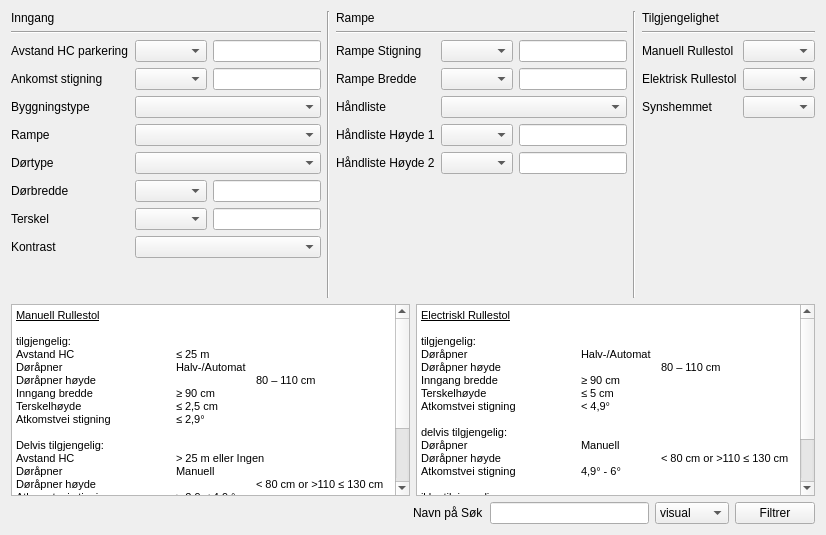
              <widget class="QWidget" name="tab_2">
               <attribute name="title">
                <string>Inngang</string>
               </attribute>
               <layout class="QVBoxLayout" name="verticalLayout_16">
                <item>
                 <layout class="QVBoxLayout" name="verticalLayout_15">
                  <item>
                   <layout class="QHBoxLayout" name="horizontalLayout_25">
                    <item>
                     <layout class="QVBoxLayout" name="verticalLayout">
                      <item>
                       <widget class="QLabel" name="label_22">
                        <property name="text">
                         <string>Inngang</string>
                        </property>
                       </widget>
                      </item>
                      <item>
                       <widget class="Line" name="line_3">
                        <property name="orientation">
                         <enum>Qt::Horizontal</enum>
                        </property>
                       </widget>
                      </item>
                      <item>
                       <layout class="QFormLayout" name="formLayout_2">
                        <item row="0" column="0">
                         <widget class="QLabel" name="label">
                          <property name="text">
                           <string>Avstand HC parkering</string>
                          </property>
                         </widget>
                        </item>
                        <item row="0" column="1">
                         <layout class="QHBoxLayout" name="horizontalLayout_12">
                          <item>
                           <widget class="QComboBox" name="comboBox_avstand_hc"/>
                          </item>
                          <item>
                           <widget class="QLineEdit" name="lineEdit_avstand_hc"/>
                          </item>
                         </layout>
                        </item>
                        <item row="1" column="0">
                         <widget class="QLabel" name="label_3">
                          <property name="text">
                           <string>Ankomst stigning</string>
                          </property>
                         </widget>
                        </item>
                        <item row="1" column="1">
                         <layout class="QHBoxLayout" name="horizontalLayout_11">
                          <item>
                           <widget class="QComboBox" name="comboBox_ank_stigning"/>
                          </item>
                          <item>
                           <widget class="QLineEdit" name="lineEdit_ank_stigning"/>
                          </item>
                         </layout>
                        </item>
                        <item row="2" column="0">
                         <widget class="QLabel" name="label_2">
                          <property name="text">
                           <string>Byggningstype</string>
                          </property>
                         </widget>
                        </item>
                        <item row="2" column="1">
                         <widget class="QComboBox" name="comboBox_byggningstype"/>
                        </item>
                        <item row="3" column="0">
                         <widget class="QLabel" name="label_21">
                          <property name="text">
                           <string>Rampe</string>
                          </property>
                         </widget>
                        </item>
                        <item row="3" column="1">
                         <widget class="QComboBox" name="comboBox_rampe">
                          <item>
                           <property name="text">
                            <string/>
                           </property>
                          </item>
                          <item>
                           <property name="text">
                            <string>Ja</string>
                           </property>
                          </item>
                          <item>
                           <property name="text">
                            <string>Nei</string>
                           </property>
                          </item>
                         </widget>
                        </item>
                        <item row="4" column="0">
                         <widget class="QLabel" name="label_4">
                          <property name="text">
                           <string>Dørtype</string>
                          </property>
                         </widget>
                        </item>
                        <item row="4" column="1">
                         <widget class="QComboBox" name="comboBox_dortype"/>
                        </item>
                        <item row="5" column="0">
                         <widget class="QLabel" name="label_5">
                          <property name="text">
                           <string>Dørbredde</string>
                          </property>
                         </widget>
                        </item>
                        <item row="5" column="1">
                         <layout class="QHBoxLayout" name="horizontalLayout_6">
                          <item>
                           <widget class="QComboBox" name="comboBox_dorbredde"/>
                          </item>
                          <item>
                           <widget class="QLineEdit" name="lineEdit_dorbredde"/>
                          </item>
                         </layout>
                        </item>
                        <item row="6" column="0">
                         <widget class="QLabel" name="label_18">
                          <property name="text">
                           <string>Terskel</string>
                          </property>
                         </widget>
                        </item>
                        <item row="6" column="1">
                         <layout class="QHBoxLayout" name="horizontalLayout_16">
                          <item>
                           <widget class="QComboBox" name="comboBox_terskel"/>
                          </item>
                          <item>
                           <widget class="QLineEdit" name="lineEdit_terskel"/>
                          </item>
                         </layout>
                        </item>
                        <item row="7" column="0">
                         <widget class="QLabel" name="label_17">
                          <property name="text">
                           <string>Kontrast</string>
                          </property>
                         </widget>
                        </item>
                        <item row="7" column="1">
                         <widget class="QComboBox" name="comboBox_kontrast"/>
                        </item>
                       </layout>
                      </item>
                      <item>
                       <spacer name="verticalSpacer_6">
                        <property name="orientation">
                         <enum>Qt::Vertical</enum>
                        </property>
                        <property name="sizeHint" stdset="0">
                         <size>
                          <width>20</width>
                          <height>40</height>
                         </size>
                        </property>
                       </spacer>
                      </item>
                     </layout>
                    </item>
                    <item>
                     <widget class="Line" name="line">
                      <property name="orientation">
                       <enum>Qt::Vertical</enum>
                      </property>
                     </widget>
                    </item>
                    <item>
                     <layout class="QVBoxLayout" name="verticalLayout_14">
                      <item>
                       <layout class="QVBoxLayout" name="verticalLayout_9">
                        <item>
                         <widget class="QLabel" name="label_rampe_boxs">
                          <property name="text">
                           <string>Rampe</string>
                          </property>
                         </widget>
                        </item>
                        <item>
                         <widget class="Line" name="line_4">
                          <property name="orientation">
                           <enum>Qt::Horizontal</enum>
                          </property>
                         </widget>
                        </item>
                        <item>
                         <layout class="QFormLayout" name="formLayout">
                          <property name="fieldGrowthPolicy">
                           <enum>QFormLayout::AllNonFixedFieldsGrow</enum>
                          </property>
                          <item row="0" column="0">
                           <widget class="QLabel" name="label_rmp_stigning">
                            <property name="text">
                             <string>Rampe Stigning</string>
                            </property>
                           </widget>
                          </item>
                          <item row="0" column="1">
                           <layout class="QHBoxLayout" name="horizontalLayout_5">
                            <item>
                             <widget class="QComboBox" name="comboBox_rmp_stigning"/>
                            </item>
                            <item>
                             <widget class="QLineEdit" name="lineEdit_rmp_stigning"/>
                            </item>
                           </layout>
                          </item>
                          <item row="1" column="0">
                           <widget class="QLabel" name="label_rmp_bredde">
                            <property name="text">
                             <string>Rampe Bredde</string>
                            </property>
                           </widget>
                          </item>
                          <item row="1" column="1">
                           <layout class="QHBoxLayout" name="horizontalLayout_4">
                            <item>
                             <widget class="QComboBox" name="comboBox_rmp_bredde"/>
                            </item>
                            <item>
                             <widget class="QLineEdit" name="lineEdit_rmp_bredde"/>
                            </item>
                           </layout>
                          </item>
                          <item row="2" column="0">
                           <widget class="QLabel" name="label_handliste">
                            <property name="text">
                             <string>Håndliste</string>
                            </property>
                           </widget>
                          </item>
                          <item row="2" column="1">
                           <layout class="QHBoxLayout" name="horizontalLayout_3">
                            <item>
                             <widget class="QComboBox" name="comboBox_handliste"/>
                            </item>
                           </layout>
                          </item>
                          <item row="3" column="0">
                           <widget class="QLabel" name="label_hand1">
                            <property name="text">
                             <string>Håndliste Høyde 1</string>
                            </property>
                           </widget>
                          </item>
                          <item row="3" column="1">
                           <layout class="QHBoxLayout" name="horizontalLayout_2">
                            <item>
                             <widget class="QComboBox" name="comboBox_hand1"/>
                            </item>
                            <item>
                             <widget class="QLineEdit" name="lineEdit_hand1"/>
                            </item>
                           </layout>
                          </item>
                          <item row="4" column="0">
                           <widget class="QLabel" name="label_hand2">
                            <property name="text">
                             <string>Håndliste Høyde 2</string>
                            </property>
                           </widget>
                          </item>
                          <item row="4" column="1">
                           <layout class="QHBoxLayout" name="horizontalLayout">
                            <item>
                             <widget class="QComboBox" name="comboBox_hand2"/>
                            </item>
                            <item>
                             <widget class="QLineEdit" name="lineEdit_hand2"/>
                            </item>
                           </layout>
                          </item>
                         </layout>
                        </item>
                       </layout>
                      </item>
                      <item>
                       <spacer name="verticalSpacer">
                        <property name="orientation">
                         <enum>Qt::Vertical</enum>
                        </property>
                        <property name="sizeHint" stdset="0">
                         <size>
                          <width>20</width>
                          <height>40</height>
                         </size>
                        </property>
                       </spacer>
                      </item>
                     </layout>
                    </item>
                    <item>
                     <widget class="Line" name="line_2">
                      <property name="orientation">
                       <enum>Qt::Vertical</enum>
                      </property>
                     </widget>
                    </item>
                    <item>
                     <layout class="QVBoxLayout" name="verticalLayout_11">
                      <item>
                       <layout class="QVBoxLayout" name="verticalLayout_10">
                        <item>
                         <widget class="QLabel" name="label_24">
                          <property name="text">
                           <string>Tilgjengelighet</string>
                          </property>
                         </widget>
                        </item>
                        <item>
                         <widget class="Line" name="line_8">
                          <property name="orientation">
                           <enum>Qt::Horizontal</enum>
                          </property>
                         </widget>
                        </item>
                        <item>
                         <layout class="QFormLayout" name="formLayout_3">
                          <property name="fieldGrowthPolicy">
                           <enum>QFormLayout::AllNonFixedFieldsGrow</enum>
                          </property>
                          <item row="0" column="0">
                           <widget class="QLabel" name="label_12">
                            <property name="text">
                             <string>Manuell Rullestol</string>
                            </property>
                           </widget>
                          </item>
                          <item row="0" column="1">
                           <widget class="QComboBox" name="comboBox_manuell_rullestol"/>
                          </item>
                          <item row="1" column="0">
                           <widget class="QLabel" name="label_11">
                            <property name="text">
                             <string>Elektrisk Rullestol</string>
                            </property>
                           </widget>
                          </item>
                          <item row="1" column="1">
                           <widget class="QComboBox" name="comboBox_el_rullestol"/>
                          </item>
                          <item row="2" column="0">
                           <widget class="QLabel" name="label_13">
                            <property name="text">
                             <string>Synshemmet</string>
                            </property>
                           </widget>
                          </item>
                          <item row="2" column="1">
                           <widget class="QComboBox" name="comboBox_syn"/>
                          </item>
                         </layout>
                        </item>
                       </layout>
                      </item>
                      <item>
                       <spacer name="verticalSpacer_2">
                        <property name="orientation">
                         <enum>Qt::Vertical</enum>
                        </property>
                        <property name="sizeHint" stdset="0">
                         <size>
                          <width>20</width>
                          <height>40</height>
                         </size>
                        </property>
                       </spacer>
                      </item>
                     </layout>
                    </item>
                   </layout>
                  </item>
                  <item>
                   <layout class="QHBoxLayout" name="horizontalLayout_17">
                    <item>
                     <widget class="QTextBrowser" name="textBrowser">
                      <property name="html">
                       <string>&lt;!DOCTYPE HTML PUBLIC &quot;-//W3C//DTD HTML 4.0//EN&quot; &quot;http://www.w3.org/TR/REC-html40/strict.dtd&quot;&gt;
&lt;html&gt;&lt;head&gt;&lt;meta name=&quot;qrichtext&quot; content=&quot;1&quot; /&gt;&lt;style type=&quot;text/css&quot;&gt;
p, li { white-space: pre-wrap; }
&lt;/style&gt;&lt;/head&gt;&lt;body style=&quot; font-family:'MS Shell Dlg 2'; font-size:8.25pt; font-weight:400; font-style:normal;&quot;&gt;
&lt;p style=&quot; margin-top:0px; margin-bottom:0px; margin-left:0px; margin-right:0px; -qt-block-indent:0; text-indent:0px;&quot;&gt;&lt;span style=&quot; font-size:8pt; text-decoration: underline; color:#000000;&quot;&gt;Manuell Rullestol&lt;/span&gt;&lt;/p&gt;
&lt;p style=&quot;-qt-paragraph-type:empty; margin-top:0px; margin-bottom:0px; margin-left:0px; margin-right:0px; -qt-block-indent:0; text-indent:0px; font-size:8pt; color:#000000;&quot;&gt;&lt;br /&gt;&lt;/p&gt;
&lt;p style=&quot; margin-top:0px; margin-bottom:0px; margin-left:0px; margin-right:0px; -qt-block-indent:0; text-indent:0px;&quot;&gt;&lt;span style=&quot; font-size:8pt; color:#000000;&quot;&gt;tilgjengelig:&lt;/span&gt;&lt;/p&gt;
&lt;p style=&quot; margin-top:0px; margin-bottom:0px; margin-left:0px; margin-right:0px; -qt-block-indent:0; text-indent:0px;&quot;&gt;&lt;span style=&quot; font-size:8pt; color:#000000;&quot;&gt;Avstand HC		≤ 25 m&lt;/span&gt;&lt;/p&gt;
&lt;p style=&quot; margin-top:0px; margin-bottom:0px; margin-left:0px; margin-right:0px; -qt-block-indent:0; text-indent:0px;&quot;&gt;&lt;span style=&quot; font-size:8pt; color:#000000;&quot;&gt;Døråpner		Halv-/Automat	&lt;/span&gt;&lt;/p&gt;
&lt;p style=&quot; margin-top:0px; margin-bottom:0px; margin-left:0px; margin-right:0px; -qt-block-indent:0; text-indent:0px;&quot;&gt;&lt;span style=&quot; font-size:8pt; color:#000000;&quot;&gt;Døråpner høyde		80 – 110 cm&lt;/span&gt;&lt;/p&gt;
&lt;p style=&quot; margin-top:0px; margin-bottom:0px; margin-left:0px; margin-right:0px; -qt-block-indent:0; text-indent:0px;&quot;&gt;&lt;span style=&quot; font-size:8pt; color:#000000;&quot;&gt;Inngang bredde		≥ 90 cm&lt;/span&gt;&lt;/p&gt;
&lt;p style=&quot; margin-top:0px; margin-bottom:0px; margin-left:0px; margin-right:0px; -qt-block-indent:0; text-indent:0px;&quot;&gt;&lt;span style=&quot; font-size:8pt; color:#000000;&quot;&gt;Terskelhøyde		≤ 2,5 cm&lt;/span&gt;&lt;/p&gt;
&lt;p style=&quot; margin-top:0px; margin-bottom:0px; margin-left:0px; margin-right:0px; -qt-block-indent:0; text-indent:0px;&quot;&gt;&lt;span style=&quot; font-size:8pt; color:#000000;&quot;&gt;Atkomstvei stigning	≤ 2,9°&lt;/span&gt;&lt;/p&gt;
&lt;p style=&quot;-qt-paragraph-type:empty; margin-top:0px; margin-bottom:0px; margin-left:0px; margin-right:0px; -qt-block-indent:0; text-indent:0px; font-size:8pt; color:#000000;&quot;&gt;&lt;br /&gt;&lt;/p&gt;
&lt;p style=&quot; margin-top:0px; margin-bottom:0px; margin-left:0px; margin-right:0px; -qt-block-indent:0; text-indent:0px;&quot;&gt;&lt;span style=&quot; font-size:8pt; color:#000000;&quot;&gt;Delvis tilgjengelig:&lt;/span&gt;&lt;/p&gt;
&lt;p style=&quot; margin-top:0px; margin-bottom:0px; margin-left:0px; margin-right:0px; -qt-block-indent:0; text-indent:0px;&quot;&gt;&lt;span style=&quot; font-size:8pt; color:#000000;&quot;&gt;Avstand HC		&amp;gt; 25 m eller Ingen&lt;/span&gt;&lt;/p&gt;
&lt;p style=&quot; margin-top:0px; margin-bottom:0px; margin-left:0px; margin-right:0px; -qt-block-indent:0; text-indent:0px;&quot;&gt;&lt;span style=&quot; font-size:8pt; color:#000000;&quot;&gt;Døråpner		Manuell&lt;/span&gt;&lt;/p&gt;
&lt;p style=&quot; margin-top:0px; margin-bottom:0px; margin-left:0px; margin-right:0px; -qt-block-indent:0; text-indent:0px;&quot;&gt;&lt;span style=&quot; font-size:8pt; color:#000000;&quot;&gt;Døråpner høyde		&amp;lt; 80 cm or &amp;gt;110 ≤ 130 cm&lt;/span&gt;&lt;/p&gt;
&lt;p style=&quot; margin-top:0px; margin-bottom:0px; margin-left:0px; margin-right:0px; -qt-block-indent:0; text-indent:0px;&quot;&gt;&lt;span style=&quot; font-size:8pt; color:#000000;&quot;&gt;Atkomstvei stigning	&amp;gt; 2,9 ≤ 4,9 °&lt;/span&gt;&lt;/p&gt;
&lt;p style=&quot;-qt-paragraph-type:empty; margin-top:0px; margin-bottom:0px; margin-left:0px; margin-right:0px; -qt-block-indent:0; text-indent:0px; font-size:8pt; color:#000000;&quot;&gt;&lt;br /&gt;&lt;/p&gt;
&lt;p style=&quot; margin-top:0px; margin-bottom:0px; margin-left:0px; margin-right:0px; -qt-block-indent:0; text-indent:0px;&quot;&gt;&lt;span style=&quot; font-size:8pt; color:#000000;&quot;&gt;Ikke tilgjengelig&lt;/span&gt;&lt;/p&gt;
&lt;p style=&quot; margin-top:0px; margin-bottom:0px; margin-left:0px; margin-right:0px; -qt-block-indent:0; text-indent:0px;&quot;&gt;&lt;span style=&quot; font-size:8pt; color:#000000;&quot;&gt;Døråpner høyde		&amp;gt;130 cm&lt;/span&gt;&lt;/p&gt;
&lt;p style=&quot; margin-top:0px; margin-bottom:0px; margin-left:0px; margin-right:0px; -qt-block-indent:0; text-indent:0px;&quot;&gt;&lt;span style=&quot; font-size:8pt; color:#000000;&quot;&gt;Inngang bredde		&amp;lt; 90cm&lt;/span&gt;&lt;/p&gt;
&lt;p style=&quot; margin-top:0px; margin-bottom:0px; margin-left:0px; margin-right:0px; -qt-block-indent:0; text-indent:0px;&quot;&gt;&lt;span style=&quot; font-size:8pt; color:#000000;&quot;&gt;Terskelhøyde		&amp;gt; 2,5 cm&lt;/span&gt;&lt;/p&gt;
&lt;p style=&quot; margin-top:0px; margin-bottom:0px; margin-left:0px; margin-right:0px; -qt-block-indent:0; text-indent:0px;&quot;&gt;&lt;span style=&quot; font-size:8pt; color:#000000;&quot;&gt;Atkomstvei stigning	&amp;gt; 4,9°&lt;/span&gt;&lt;/p&gt;&lt;/body&gt;&lt;/html&gt;</string>
                      </property>
                     </widget>
                    </item>
                    <item>
                     <widget class="QTextBrowser" name="textBrowser_2">
                      <property name="html">
                       <string>&lt;!DOCTYPE HTML PUBLIC &quot;-//W3C//DTD HTML 4.0//EN&quot; &quot;http://www.w3.org/TR/REC-html40/strict.dtd&quot;&gt;
&lt;html&gt;&lt;head&gt;&lt;meta name=&quot;qrichtext&quot; content=&quot;1&quot; /&gt;&lt;style type=&quot;text/css&quot;&gt;
p, li { white-space: pre-wrap; }
&lt;/style&gt;&lt;/head&gt;&lt;body style=&quot; font-family:'MS Shell Dlg 2'; font-size:8.25pt; font-weight:400; font-style:normal;&quot;&gt;
&lt;p style=&quot; margin-top:0px; margin-bottom:0px; margin-left:0px; margin-right:0px; -qt-block-indent:0; text-indent:0px;&quot;&gt;&lt;span style=&quot; font-size:8pt; text-decoration: underline;&quot;&gt;Electriskl Rullestol&lt;/span&gt;&lt;/p&gt;
&lt;p style=&quot;-qt-paragraph-type:empty; margin-top:0px; margin-bottom:0px; margin-left:0px; margin-right:0px; -qt-block-indent:0; text-indent:0px; font-size:8pt; text-decoration: underline;&quot;&gt;&lt;br /&gt;&lt;/p&gt;
&lt;p style=&quot; margin-top:0px; margin-bottom:0px; margin-left:0px; margin-right:0px; -qt-block-indent:0; text-indent:0px;&quot;&gt;&lt;span style=&quot; font-size:8pt;&quot;&gt;tilgjengelig:&lt;/span&gt;&lt;/p&gt;
&lt;p style=&quot; margin-top:0px; margin-bottom:0px; margin-left:0px; margin-right:0px; -qt-block-indent:0; text-indent:0px;&quot;&gt;&lt;span style=&quot; font-size:8pt;&quot;&gt;Døråpner		Halv-/Automat&lt;/span&gt;&lt;/p&gt;
&lt;p style=&quot; margin-top:0px; margin-bottom:0px; margin-left:0px; margin-right:0px; -qt-block-indent:0; text-indent:0px;&quot;&gt;&lt;span style=&quot; font-size:8pt;&quot;&gt;Døråpner høyde		80 – 110 cm&lt;/span&gt;&lt;/p&gt;
&lt;p style=&quot; margin-top:0px; margin-bottom:0px; margin-left:0px; margin-right:0px; -qt-block-indent:0; text-indent:0px;&quot;&gt;&lt;span style=&quot; font-size:8pt;&quot;&gt;Inngang bredde		≥ 90 cm&lt;/span&gt;&lt;/p&gt;
&lt;p style=&quot; margin-top:0px; margin-bottom:0px; margin-left:0px; margin-right:0px; -qt-block-indent:0; text-indent:0px;&quot;&gt;&lt;span style=&quot; font-size:8pt;&quot;&gt;Terskelhøyde		≤ 5 cm&lt;/span&gt;&lt;/p&gt;
&lt;p style=&quot; margin-top:0px; margin-bottom:0px; margin-left:0px; margin-right:0px; -qt-block-indent:0; text-indent:0px;&quot;&gt;&lt;span style=&quot; font-size:8pt;&quot;&gt;Atkomstvei stigning	&amp;lt; 4,9°&lt;/span&gt;&lt;/p&gt;
&lt;p style=&quot;-qt-paragraph-type:empty; margin-top:0px; margin-bottom:0px; margin-left:0px; margin-right:0px; -qt-block-indent:0; text-indent:0px; font-size:8pt;&quot;&gt;&lt;br /&gt;&lt;/p&gt;
&lt;p style=&quot; margin-top:0px; margin-bottom:0px; margin-left:0px; margin-right:0px; -qt-block-indent:0; text-indent:0px;&quot;&gt;&lt;span style=&quot; font-size:8pt;&quot;&gt;delvis tilgjengelig:&lt;/span&gt;&lt;/p&gt;
&lt;p style=&quot; margin-top:0px; margin-bottom:0px; margin-left:0px; margin-right:0px; -qt-block-indent:0; text-indent:0px;&quot;&gt;&lt;span style=&quot; font-size:8pt;&quot;&gt;Døråpner		Manuell&lt;/span&gt;&lt;/p&gt;
&lt;p style=&quot; margin-top:0px; margin-bottom:0px; margin-left:0px; margin-right:0px; -qt-block-indent:0; text-indent:0px;&quot;&gt;&lt;span style=&quot; font-size:8pt;&quot;&gt;Døråpner høyde		&amp;lt; 80 cm or &amp;gt;110 ≤ 130 cm&lt;/span&gt;&lt;/p&gt;
&lt;p style=&quot; margin-top:0px; margin-bottom:0px; margin-left:0px; margin-right:0px; -qt-block-indent:0; text-indent:0px;&quot;&gt;&lt;span style=&quot; font-size:8pt;&quot;&gt;Atkomstvei stigning	4,9° - 6°&lt;/span&gt;&lt;/p&gt;
&lt;p style=&quot;-qt-paragraph-type:empty; margin-top:0px; margin-bottom:0px; margin-left:0px; margin-right:0px; -qt-block-indent:0; text-indent:0px; font-size:8pt;&quot;&gt;&lt;br /&gt;&lt;/p&gt;
&lt;p style=&quot; margin-top:0px; margin-bottom:0px; margin-left:0px; margin-right:0px; -qt-block-indent:0; text-indent:0px;&quot;&gt;&lt;span style=&quot; font-size:8pt;&quot;&gt;ikke tilgjengelig:&lt;/span&gt;&lt;/p&gt;
&lt;p style=&quot; margin-top:0px; margin-bottom:0px; margin-left:0px; margin-right:0px; -qt-block-indent:0; text-indent:0px;&quot;&gt;&lt;span style=&quot; font-size:8pt;&quot;&gt;Døråpner høyde		&amp;gt;130 cm&lt;/span&gt;&lt;/p&gt;
&lt;p style=&quot; margin-top:0px; margin-bottom:0px; margin-left:0px; margin-right:0px; -qt-block-indent:0; text-indent:0px;&quot;&gt;&lt;span style=&quot; font-size:8pt;&quot;&gt;Inngang bredde		&amp;lt; 90cm&lt;/span&gt;&lt;/p&gt;
&lt;p style=&quot; margin-top:0px; margin-bottom:0px; margin-left:0px; margin-right:0px; -qt-block-indent:0; text-indent:0px;&quot;&gt;&lt;span style=&quot; font-size:8pt;&quot;&gt;Terskelhøyde		&amp;gt; 5 cm&lt;/span&gt;&lt;/p&gt;
&lt;p style=&quot; margin-top:0px; margin-bottom:0px; margin-left:0px; margin-right:0px; -qt-block-indent:0; text-indent:0px;&quot;&gt;&lt;span style=&quot; font-size:8pt;&quot;&gt;Atkomstvei stigning	&amp;gt; 6°&lt;/span&gt;&lt;/p&gt;&lt;/body&gt;&lt;/html&gt;</string>
                      </property>
                     </widget>
                    </item>
                   </layout>
                  </item>
                  <item>
                   <layout class="QHBoxLayout" name="horizontalLayout_26">
                    <item>
                     <spacer name="horizontalSpacer_3">
                      <property name="orientation">
                       <enum>Qt::Horizontal</enum>
                      </property>
                      <property name="sizeHint" stdset="0">
                       <size>
                        <width>40</width>
                        <height>20</height>
                       </size>
                      </property>
                     </spacer>
                    </item>
                    <item>
                     <layout class="QHBoxLayout" name="horizontalLayout_13">
                      <item>
                       <widget class="QLabel" name="label_39">
                        <property name="text">
                         <string>Navn på Søk</string>
                        </property>
                       </widget>
                      </item>
                      <item>
                       <widget class="QLineEdit" name="lineEdit_navn_paa_sok_inngang"/>
                      </item>
                      <item>
                       <widget class="QComboBox" name="comboBox_sok_metode">
                        <item>
                         <property name="text">
                          <string>visual</string>
                         </property>
                        </item>
                        <item>
                         <property name="text">
                          <string>memory</string>
                         </property>
                        </item>
                       </widget>
                      </item>
                      <item>
                       <widget class="QPushButton" name="pushButton_filtrerInngang">
                        <property name="text">
                         <string>Filtrer</string>
                        </property>
                       </widget>
                      </item>
                     </layout>
                    </item>
                   </layout>
                  </item>
                 </layout>
                </item>
               </layout>
               <zorder></zorder>
              </widget>
